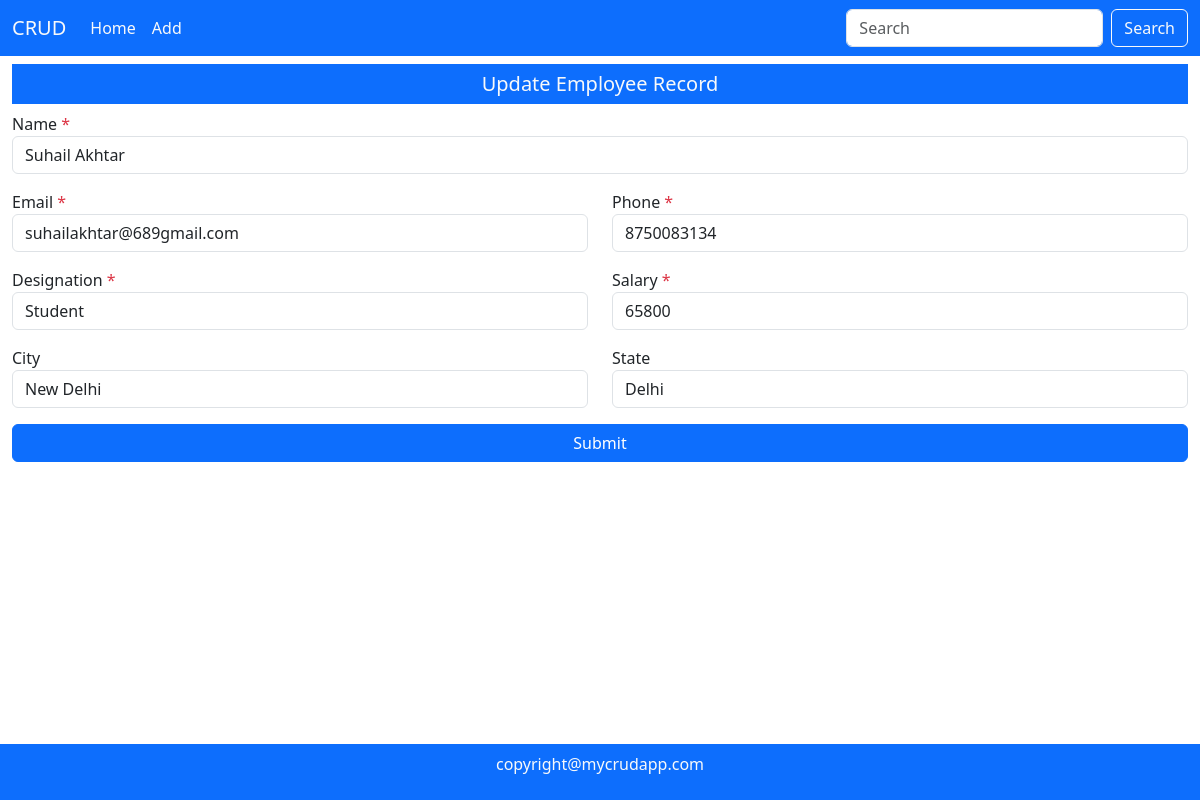
The page /update.php?id=3 on the database its author committed.
### tables this page shows
CREATE TABLE `employee` (
  `id` int(11) NOT NULL,
  `name` varchar(30) NOT NULL,
  `email` varchar(50) NOT NULL,
  `phone` varchar(15) NOT NULL,
  `dsg` varchar(20) NOT NULL,
  `salary` int(11) NOT NULL,
  `city` varchar(30) DEFAULT NULL,
  `state` varchar(30) DEFAULT NULL
);

### update.php (the view, shortened to what this page needs)
<?php
require("./db-connect.php");
if(isset($_GET['id'])){
    $id = $_GET['id'];
    $q = "select * from employee where id = '$id'";
    $result = mysqli_query($conn,$q);
    if(mysqli_num_rows($result)){
        $row = $result->fetch_assoc();
    }
    else{
        header("location:index.php");
        die();
    }
}
?>
<?php require("partials/header.php")?>
<?php require("partials/navbar.php")?>
<div class="container-fluid mid-section">
    <h5 class="bg-primary text-center text-light my-2 p-2">Update Employee Record</h5>
    <form action="" method="post">
        <div class="mb-3">
            <label>Name <span class="text-danger">*</span></label>
            <input type="text" name="name" required placeholder="Full Name" class="form-control"
                value="<?php echo $row['name']?>">
        </div>
        <div class="row">
            <div class="col-md-6 mb-3">
                <label>Email <span class="text-danger">*</span></label>
                <input type="text" name="email" required placeholder="Email Address" class="form-control"
                    value="<?php echo $row['email']?>">
            </div>
            <div class="col-md-6 mb-3">
                <label>Phone <span class="text-danger">*</span></label>
                <input type="text" name="phone" required placeholder="Phone Number" class="form-control"
                    value="<?php echo $row['phone']?>">
            </div>
        </div>
        <div class="row">
            <div class="col-md-6 mb-3">
                <label>Designation <span class="text-danger">*</span></label>
                <input type="text" name="dsg" required placeholder="Designation" class="form-control"
                    value="<?php echo $row['dsg']?>">
            </div>
            <div class="col-md-6 mb-3">
                <label>Salary <span class="text-danger">*</span></label>
                <input type="number" name="salary" required placeholder="Salary" class="form-control"
                    value="<?php echo $row['salary']?>">
            </div>
        </div>
        <div class="row">
            <div class="col-md-6 mb-3">
                <label>City</label>
                <input type="text" name="city" placeholder="City Name" class="form-control"
                    value="<?php echo $row['city']?>">
            </div>
            <div class="col-md-6 mb-3">
                <label>State</label>
                <input type="text" name="state" placeholder="State Name" class="form-control"
                    value="<?php echo $row['state']?>">
            </div>
        </div>
        <div class="mb-3">
            <button type="submit" class="btn btn-primary w-100">Submit</button>
        </div>
    </form>
</div>
<?php require("partials/footer.php")?>

### public/css/style.css (style rules this page uses)
.mid-section { overflow: auto; }

### rows shown on the page
employee: name "Suhail Akhtar", email "suhailakhtar@689gmail.com", phone "8750083134", dsg "Student", salary "65800", city "New Delhi", state "Delhi"
